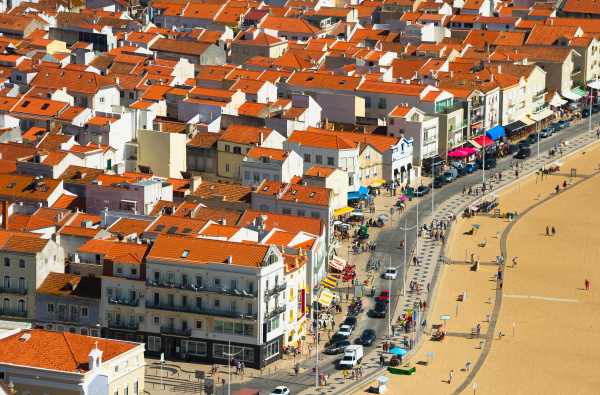
#> input picture imagens/cidade.jpg, 600 x 395 px, given in place of the camera
$ python equalize.py
#> lines starting #> are read from the running program, lines starting #| are printed output that depends on the picture; after the words box and inside, x2 and y2 are one past the last pixel; in counts of white or black regions, pixels touching at a corner belong together
import cv2
import numpy as np
import sys

cap = cv2.VideoCapture(0, cv2.CAP_DSHOW)

if not (cap.isOpened()):
    print("Erro ao abrir a câmera.")
    sys.exit() # encerra o programa

cap.set(cv2.CAP_PROP_FRAME_WIDTH, 640)
cap.set(cv2.CAP_PROP_FRAME_HEIGHT, 480)

hist_size = 256
hist_w, hist_h = 512, 480
hist_range = (0, 256)

bin_w = int(round(hist_w/hist_size))

while(True):
    ret, frame = cap.read()
#> frame is the input picture: shape (395, 600, 3); mean B, G, R 95.9, 125, 158

    if not ret:
        print("Erro na captura do frame.")
        break

    frame = cv2.cvtColor(frame, cv2.COLOR_BGR2GRAY)
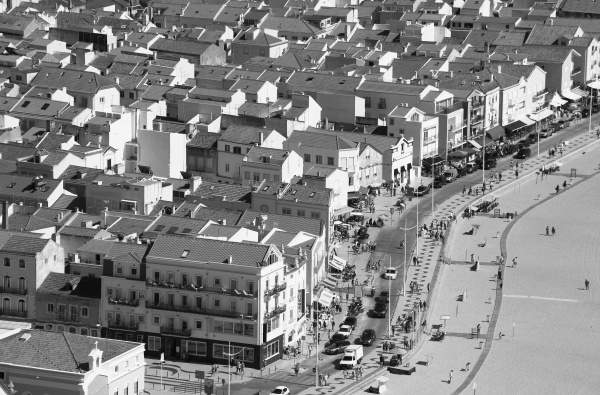
#> frame: shape (395, 600); min 1, max 254, mean 131.6
    frame_eq = cv2.equalizeHist(frame)
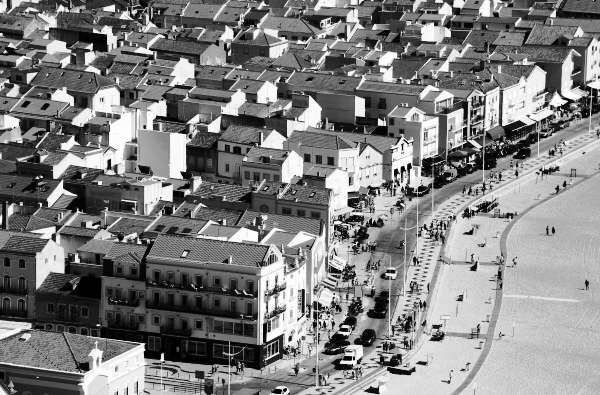
#> frame_eq: shape (395, 600); min 0, max 255, mean 128.2

    # calcula histograma normal
    histImage = np.zeros((hist_h, hist_w), dtype=np.uint8)
    hist = cv2.calcHist([frame], [0], None, [hist_size], hist_range)
#> hist = 256 values, max 2240 at index 177, min 0 at index 0, mean 925.8
    cv2.normalize(hist, hist, alpha=0, beta=hist_h, norm_type=cv2.NORM_MINMAX)

    # calcula histograma equalizado
    histImage_eq = np.zeros((hist_h, hist_w), dtype=np.uint8)
    hist_eq = cv2.calcHist([frame_eq], [0], None, [hist_size], hist_range)
#> hist_eq = 256 values, max 2240 at index 193, min 0 at index 38, mean 925.8
    cv2.normalize(hist_eq, hist_eq, alpha=0, beta=hist_h, norm_type=cv2.NORM_MINMAX)

    for i in range(hist_size):
        cv2.line(histImage, (bin_w*i, hist_h - int(hist[i])), (bin_w*i, hist_h), 255, thickness=2)
        cv2.line(histImage_eq, (bin_w*i, hist_h - int(hist_eq[i])), (bin_w*i, hist_h), 255, thickness=2)
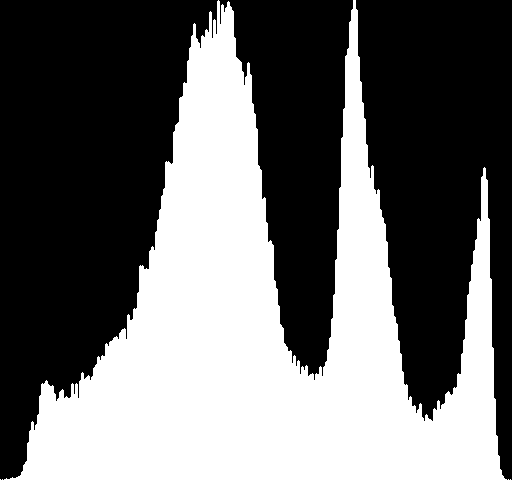
#> histImage: shape (480, 512); 41.9% white; 5 white regions (4 under 20 px), largest, box (x1, y1, x2, y2) and area: (4, 0, 507, 480) 103043
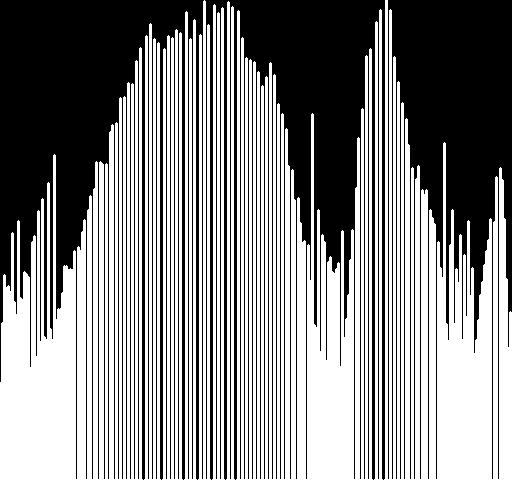
#> histImage_eq: shape (480, 512); 53.4% white; 3 black regions, box (x1, y1, x2, y2) and area: (0, 0, 204, 480) 46190, (205, 0, 385, 480) 38578, (388, 0, 512, 479) 29808

#> (the run stopped early here; a loop or call above may not have finished)

$ run again, on imagens/biel.png
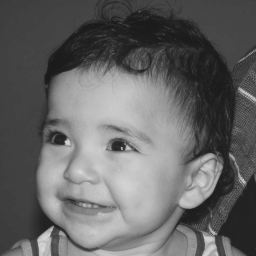
#> input picture imagens/biel.png, 256 x 256 px, given in place of the camera
#> frame is the input picture: shape (256, 256, 3); min 26, max 219, mean 100.9
#> frame: shape (256, 256)
#> hist = 256 values, max 4524 at index 65, min 0 at index 0, mean 256
#> hist_eq = 256 values, max 4524 at index 94, min 0 at index 1, mean 256
#> after the loop `for i in range(hist_size):`:
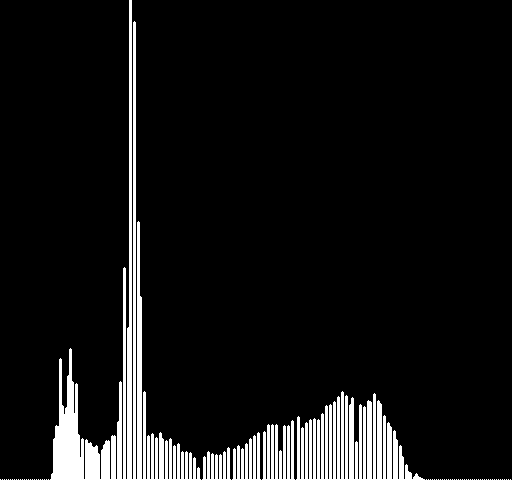
#> histImage: shape (480, 512); 7.7% white; 73 white regions (68 under 20 px), largest, box (x1, y1, x2, y2) and area: (50, 0, 201, 480) 10542, (296, 391, 425, 480) 5717, (262, 420, 295, 480) 1244, (232, 432, 261, 480) 807, (202, 447, 231, 480) 576
#> after the loop `for i in range(hist_size):`:
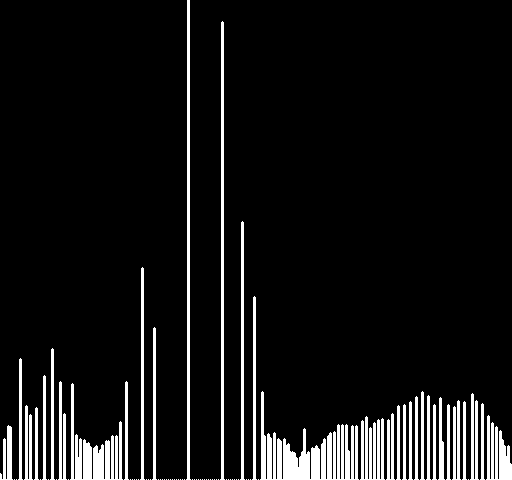
#> histImage_eq: shape (480, 512); 8.1% white; 86 white regions (54 under 20 px), largest, box (x1, y1, x2, y2) and area: (260, 391, 359, 480) 3553, (70, 383, 123, 480) 1918, (186, 0, 191, 480) 1442

$ run again, on imagens/entrada_homomorfico.png
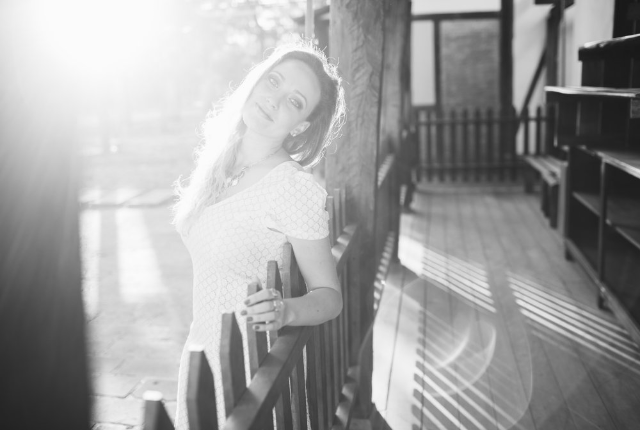
#> input picture imagens/entrada_homomorfico.png, 640 x 430 px, given in place of the camera
#> frame is the input picture: shape (430, 640, 3); min 23, max 254, mean 157.6
#> frame: shape (430, 640)
#> hist = 256 values, max 7394 at index 251, min 0 at index 0, mean 1075
#> hist_eq = 256 values, max 7574 at index 255, min 0 at index 47, mean 1075
#> after the loop `for i in range(hist_size):`:
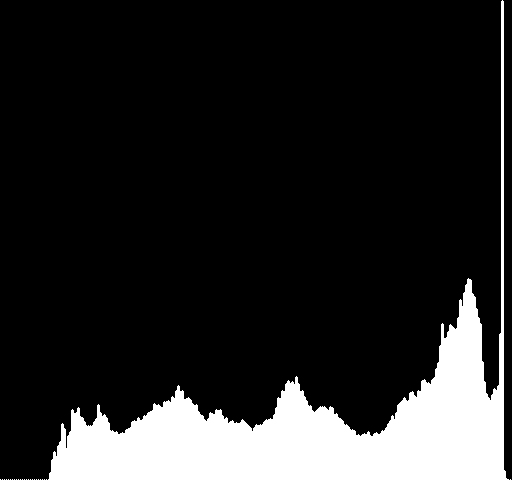
#> histImage: shape (480, 512); 14.9% white; 26 white regions (25 under 20 px), largest, box (x1, y1, x2, y2) and area: (48, 0, 509, 480) 36636
#> after the loop `for i in range(hist_size):`:
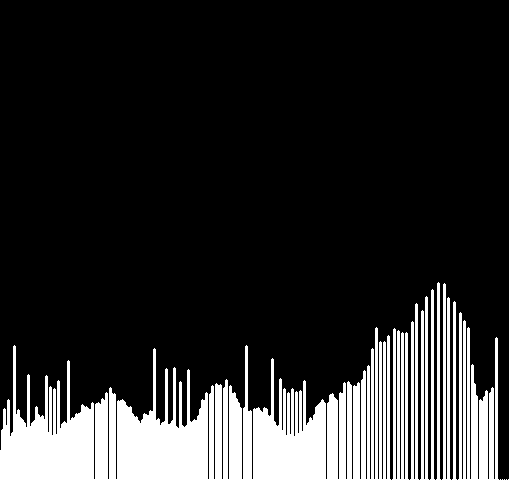
#> histImage_eq: shape (480, 512); 17.1% white; 14 white regions (4 under 20 px), largest, box (x1, y1, x2, y2) and area: (0, 327, 391, 480) 30056, (458, 312, 499, 480) 3787, (392, 328, 409, 480) 1791
